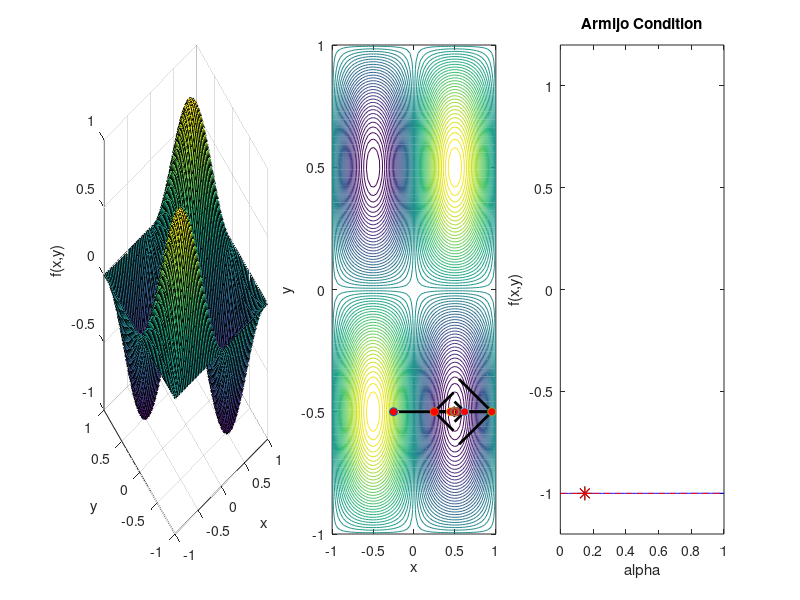

Reproduce this figure in MATLAB.
% Vanilla simulation of line search algorithm with Armijo Backtracking
% Alfa Heryudono MTH574/474 - Fall 2014

% Start fresh
clear all; close all;

% Objective function
f = @(x) sin(pi*x(1)).*sin(pi*x(2));

% Gradient of Objective function
gradf = @(x)[pi.*cos(pi.*x(1)).*sin(pi.*x(2));pi.*cos(pi.*x(2)).*sin(pi.*x(1))];

% Surf and Contour plot of the objection function
figure('Position',[30 100 1200 500])
N = 60;
x = linspace(-1,1,N);
[X,Y] = meshgrid(x,x);
fplot = @(x,y) sin(pi*x).*sin(pi*y);
Z = fplot(X,Y);
subplot(1,3,1)
surf(X,Y,Z);
xlabel('x'); ylabel('y'); zlabel('f(x,y)')
hold on;
subplot(1,3,2)
contour(X,Y,Z,60)
hold on
xlabel('x'); ylabel('y');
subplot(1,3,3)
h1 = plot(NaN,NaN,'-b'); hold on; h2 = plot(NaN,NaN,'--r');
h3 = plot(NaN,NaN,'*k','MarkerSize',10); h4 = plot(NaN,NaN,'*r','MarkerSize',10);
xlabel('alpha'); ylabel('f(x,y)');
ylim([min(Z(:))-0.2 max(Z(:))+0.2]);
title('Armijo Condition');

% Set initial point
xk = [-0.25;-0.5];
fk = f(xk);

fprintf('iter                   xk                          fk                      alphak\n')
fprintf('-----------------------------------------------------------------------------------------\n')
fprintf('%3d        %3.8e    %3.8e       %3.8e        %3.8e\n',0,xk(1),xk(2),fk, 1)

% Perform interation
for k=1:10
    subplot(1,3,2)
    plot(xk(1),xk(2),'o','MarkerFaceColor','r')

    % Choose pk
    gradfk = gradf(xk); % or you can normalize this
    pk = -gradfk;

    % Plot Armijo Curve
    % Armijo Constant
    c = 0.25; rho = 0.95;
    alpha = linspace(0,1,121);
    xx = bsxfun(@plus,xk,bsxfun(@times,alpha,pk));
    set(h1,'Xdata',alpha,'YData',fplot(xx(1,:),xx(2,:)))
    pause(0.5)
    set(h2,'Xdata',alpha,'YData',fplot(xk(1),xk(2)) + (c*gradfk.'*pk)*alpha);

    % Choose alphak using Armijo's backtracking
    alpha = 1; % Starting alpha
    while f(xk + alpha*pk) > f(xk) + c*alpha*gradfk.'*pk
        alpha = rho*alpha;
        set(h3,'XData',alpha,'YData',f(xk + alpha*pk));
        set(h4,'XData',alpha,'YData',f(xk) + (c*gradfk.'*pk)*alpha);
        drawnow;
        pause(0.08)
    end

    subplot(1,3,2)
    quiver(xk(1),xk(2),alpha*pk(1),alpha*pk(2),1,'k','Linewidth',2);

    % Step xk to xk + alpha*pk
    xk = xk+alpha*pk;
    fk = f(xk); % Update function value

    fprintf('%3d        %3.8e    %3.8e       %3.8e       %3.8e\n',k,xk(1),xk(2),fk,alpha)

end
